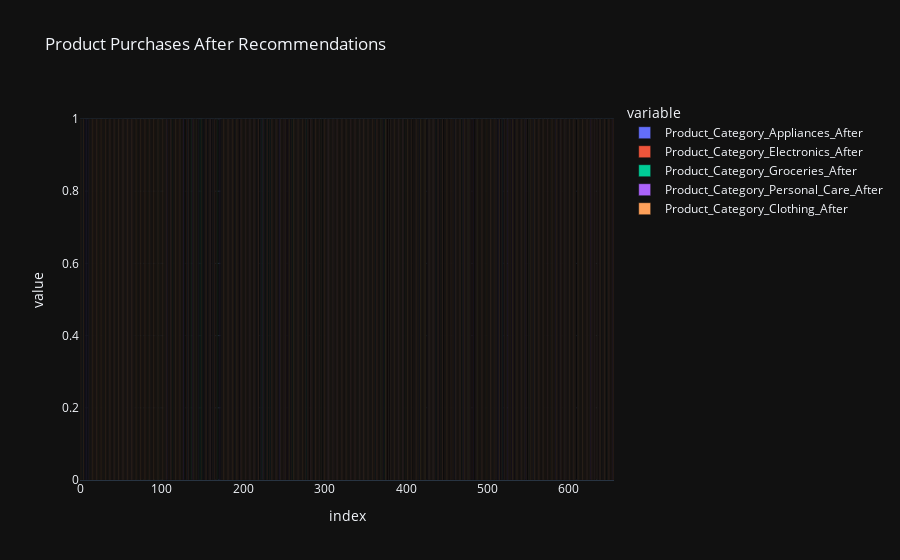

The cell this chart's notebook holds for it:
### Code cell
import numpy as np

# Step 1: Convert product-related columns to numeric (if needed)
for col in product_columns:
    df[col] = pd.to_numeric(df[col], errors='coerce').fillna(0).astype(int)

# Step 2: Generate "After" data, ensuring the values stay between 0 and 1
np.random.seed(42)
for col in product_columns:
    df[col + '_After'] = np.minimum(1, df[col] + np.random.binomial(1, 0.2, size=len(df)))

# Step 3: Ensure all "After" columns are numeric
for col in [col + '_After' for col in product_columns]:
    df[col] = pd.to_numeric(df[col], errors='coerce').fillna(0).astype(int)

# Step 4: Visualize the difference in product purchases
import plotly.express as px

fig1 = px.bar(
    df,
    x=df.index,
    y=[col + '_After' for col in product_columns],
    title="Product Purchases After Recommendations",
    labels={"x": "Customer Index", "y": "Number of Products Purchased"},
    barmode="group",
    template="plotly_dark",
)

fig1.show()

### Figure 1 — Plotly figure (JSON) as saved in the notebook; plotly's stock layout.template omitted (floating-point values rounded to 4 significant figures; data arrays with more than 128 entries replaced by an {"elided": "..."} marker saying what was removed)
{"data": [{"alignmentgroup": "True", "hovertemplate": "variable=Product_Category_Appliances_After<br>index=%{x}<br>value=%{y}<extra></extra>", "legendgroup": "Product_Category_Appliances_After", "marker": {"color": "#636efa", "pattern": {"shape": ""}}, "name": "Product_Category_Appliances_After", "offsetgroup": "Product_Category_Appliances_After", "orientation": "v", "showlegend": true, "textposition": "auto", "type": "bar", "x": {"elided": "656 int values"}, "xaxis": "x", "y": {"elided": "656 int values"}, "yaxis": "y"}, {"alignmentgroup": "True", "hovertemplate": "variable=Product_Category_Electronics_After<br>index=%{x}<br>value=%{y}<extra></extra>", "legendgroup": "Product_Category_Electronics_After", "marker": {"color": "#EF553B", "pattern": {"shape": ""}}, "name": "Product_Category_Electronics_After", "offsetgroup": "Product_Category_Electronics_After", "orientation": "v", "showlegend": true, "textposition": "auto", "type": "bar", "x": {"elided": "656 int values"}, "xaxis": "x", "y": {"elided": "656 int values"}, "yaxis": "y"}, {"alignmentgroup": "True", "hovertemplate": "variable=Product_Category_Groceries_After<br>index=%{x}<br>value=%{y}<extra></extra>", "legendgroup": "Product_Category_Groceries_After", "marker": {"color": "#00cc96", "pattern": {"shape": ""}}, "name": "Product_Category_Groceries_After", "offsetgroup": "Product_Category_Groceries_After", "orientation": "v", "showlegend": true, "textposition": "auto", "type": "bar", "x": {"elided": "656 int values"}, "xaxis": "x", "y": {"elided": "656 int values"}, "yaxis": "y"}, {"alignmentgroup": "True", "hovertemplate": "variable=Product_Category_Personal_Care_After<br>index=%{x}<br>value=%{y}<extra></extra>", "legendgroup": "Product_Category_Personal_Care_After", "marker": {"color": "#ab63fa", "pattern": {"shape": ""}}, "name": "Product_Category_Personal_Care_After", "offsetgroup": "Product_Category_Personal_Care_After", "orientation": "v", "showlegend": true, "textposition": "auto", "type": "bar", "x": {"elided": "656 int values"}, "xaxis": "x", "y": {"elided": "656 int values"}, "yaxis": "y"}, {"alignmentgroup": "True", "hovertemplate": "variable=Product_Category_Clothing_After<br>index=%{x}<br>value=%{y}<extra></extra>", "legendgroup": "Product_Category_Clothing_After", "marker": {"color": "#FFA15A", "pattern": {"shape": ""}}, "name": "Product_Category_Clothing_After", "offsetgroup": "Product_Category_Clothing_After", "orientation": "v", "showlegend": true, "textposition": "auto", "type": "bar", "x": {"elided": "656 int values"}, "xaxis": "x", "y": {"elided": "656 int values"}, "yaxis": "y"}], "layout": {"barmode": "group", "legend": {"title": {"text": "variable"}, "tracegroupgap": 0}, "title": {"text": "Product Purchases After Recommendations"}, "xaxis": {"anchor": "y", "domain": [0, 1], "title": {"text": "index"}}, "yaxis": {"anchor": "x", "domain": [0, 1], "title": {"text": "value"}}}}
